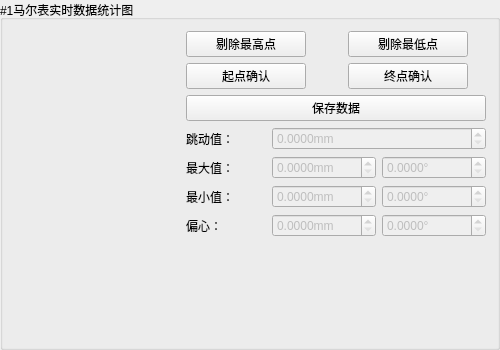
           <widget class="QGroupBox" name="groupBox_3">
            <property name="minimumSize">
             <size>
              <width>500</width>
              <height>350</height>
             </size>
            </property>
            <property name="maximumSize">
             <size>
              <width>16777215</width>
              <height>350</height>
             </size>
            </property>
            <property name="title">
             <string>#1马尔表实时数据统计图</string>
            </property>
            <layout class="QGridLayout" name="gridLayout_6">
             <item row="0" column="0" rowspan="6">
              <widget class="QWidget" name="dataStaticGraphicOne" native="true"/>
             </item>
             <item row="0" column="1">
              <layout class="QGridLayout" name="gridLayout_5">
               <item row="0" column="0">
                <widget class="QPushButton" name="removeHighestPoint_1">
                 <property name="minimumSize">
                  <size>
                   <width>120</width>
                   <height>0</height>
                  </size>
                 </property>
                 <property name="maximumSize">
                  <size>
                   <width>120</width>
                   <height>16777215</height>
                  </size>
                 </property>
                 <property name="text">
                  <string>剔除最高点</string>
                 </property>
                </widget>
               </item>
               <item row="0" column="1">
                <widget class="QPushButton" name="removeLowestPoint_1">
                 <property name="minimumSize">
                  <size>
                   <width>120</width>
                   <height>0</height>
                  </size>
                 </property>
                 <property name="maximumSize">
                  <size>
                   <width>120</width>
                   <height>16777215</height>
                  </size>
                 </property>
                 <property name="text">
                  <string>剔除最低点</string>
                 </property>
                </widget>
               </item>
               <item row="1" column="0">
                <widget class="QPushButton" name="startMakesure_1">
                 <property name="minimumSize">
                  <size>
                   <width>120</width>
                   <height>0</height>
                  </size>
                 </property>
                 <property name="maximumSize">
                  <size>
                   <width>120</width>
                   <height>16777215</height>
                  </size>
                 </property>
                 <property name="text">
                  <string>起点确认</string>
                 </property>
                </widget>
               </item>
               <item row="1" column="1">
                <widget class="QPushButton" name="endMakesure_1">
                 <property name="maximumSize">
                  <size>
                   <width>120</width>
                   <height>16777215</height>
                  </size>
                 </property>
                 <property name="text">
                  <string>终点确认</string>
                 </property>
                </widget>
               </item>
               <item row="2" column="0" colspan="2">
                <widget class="QPushButton" name="saveData_1">
                 <property name="minimumSize">
                  <size>
                   <width>300</width>
                   <height>0</height>
                  </size>
                 </property>
                 <property name="maximumSize">
                  <size>
                   <width>120</width>
                   <height>16777215</height>
                  </size>
                 </property>
                 <property name="text">
                  <string>保存数据</string>
                 </property>
                </widget>
               </item>
              </layout>
             </item>
             <item row="1" column="1">
              <layout class="QHBoxLayout" name="horizontalLayout_108">
               <item>
                <widget class="QLabel" name="label_101">
                 <property name="maximumSize">
                  <size>
                   <width>80</width>
                   <height>16777215</height>
                  </size>
                 </property>
                 <property name="text">
                  <string>跳动值：</string>
                 </property>
                </widget>
               </item>
               <item>
                <widget class="QDoubleSpinBox" name="sensorOneBeatValue">
                 <property name="enabled">
                  <bool>false</bool>
                 </property>
                 <property name="suffix">
                  <string>mm</string>
                 </property>
                 <property name="decimals">
                  <number>4</number>
                 </property>
                </widget>
               </item>
              </layout>
             </item>
             <item row="2" column="1">
              <layout class="QHBoxLayout" name="horizontalLayout_98">
               <item>
                <widget class="QLabel" name="label_98">
                 <property name="minimumSize">
                  <size>
                   <width>35</width>
                   <height>0</height>
                  </size>
                 </property>
                 <property name="maximumSize">
                  <size>
                   <width>80</width>
                   <height>35</height>
                  </size>
                 </property>
                 <property name="text">
                  <string>最大值：</string>
                 </property>
                </widget>
               </item>
               <item>
                <widget class="QDoubleSpinBox" name="sensorOneMaxValue">
                 <property name="enabled">
                  <bool>false</bool>
                 </property>
                 <property name="minimumSize">
                  <size>
                   <width>80</width>
                   <height>0</height>
                  </size>
                 </property>
                 <property name="suffix">
                  <string>mm</string>
                 </property>
                 <property name="decimals">
                  <number>4</number>
                 </property>
                 <property name="minimum">
                  <double>0.000000000000000</double>
                 </property>
                 <property name="maximum">
                  <double>90.989999999999995</double>
                 </property>
                </widget>
               </item>
               <item>
                <widget class="QDoubleSpinBox" name="sensorOneMaxAngle">
                 <property name="enabled">
                  <bool>false</bool>
                 </property>
                 <property name="suffix">
                  <string>°</string>
                 </property>
                 <property name="decimals">
                  <number>4</number>
                 </property>
                 <property name="maximum">
                  <double>360.990000000000009</double>
                 </property>
                </widget>
               </item>
              </layout>
             </item>
             <item row="3" column="1">
              <layout class="QHBoxLayout" name="horizontalLayout_99">
               <item>
                <widget class="QLabel" name="label_100">
                 <property name="maximumSize">
                  <size>
                   <width>80</width>
                   <height>16777215</height>
                  </size>
                 </property>
                 <property name="text">
                  <string>最小值：</string>
                 </property>
                </widget>
               </item>
               <item>
                <widget class="QDoubleSpinBox" name="sensorOneMinValue">
                 <property name="enabled">
                  <bool>false</bool>
                 </property>
                 <property name="suffix">
                  <string>mm</string>
                 </property>
                 <property name="decimals">
                  <number>4</number>
                 </property>
                 <property name="minimum">
                  <double>0.000000000000000</double>
                 </property>
                 <property name="maximum">
                  <double>90.989999999999995</double>
                 </property>
                </widget>
               </item>
               <item>
                <widget class="QDoubleSpinBox" name="sensorOneMinAngle">
                 <property name="enabled">
                  <bool>false</bool>
                 </property>
                 <property name="suffix">
                  <string>°</string>
                 </property>
                 <property name="decimals">
                  <number>4</number>
                 </property>
                 <property name="maximum">
                  <double>360.990000000000009</double>
                 </property>
                </widget>
               </item>
              </layout>
             </item>
             <item row="4" column="1">
              <layout class="QHBoxLayout" name="horizontalLayout_100">
               <item>
                <widget class="QLabel" name="label_102">
                 <property name="minimumSize">
                  <size>
                   <width>50</width>
                   <height>0</height>
                  </size>
                 </property>
                 <property name="maximumSize">
                  <size>
                   <width>80</width>
                   <height>16777215</height>
                  </size>
                 </property>
                 <property name="text">
                  <string>偏心：</string>
                 </property>
                </widget>
               </item>
               <item>
                <widget class="QDoubleSpinBox" name="sensorOneBiasValue">
                 <property name="enabled">
                  <bool>false</bool>
                 </property>
                 <property name="suffix">
                  <string>mm</string>
                 </property>
                 <property name="decimals">
                  <number>4</number>
                 </property>
                 <property name="minimum">
                  <double>0.000000000000000</double>
                 </property>
                 <property name="maximum">
                  <double>90.989999999999995</double>
                 </property>
                </widget>
               </item>
               <item>
                <widget class="QDoubleSpinBox" name="sensorOneBiasAngle">
                 <property name="enabled">
                  <bool>false</bool>
                 </property>
                 <property name="suffix">
                  <string>°</string>
                 </property>
                 <property name="decimals">
                  <number>4</number>
                 </property>
                 <property name="maximum">
                  <double>360.990000000000009</double>
                 </property>
                </widget>
               </item>
              </layout>
             </item>
             <item row="5" column="1">
              <widget class="QLabel" name="startAndEndPoint_1">
               <property name="minimumSize">
                <size>
                 <width>0</width>
                 <height>20</height>
                </size>
               </property>
               <property name="maximumSize">
                <size>
                 <width>16777215</width>
                 <height>16777215</height>
                </size>
               </property>
               <property name="text">
                <string/>
               </property>
              </widget>
             </item>
            </layout>
           </widget>
